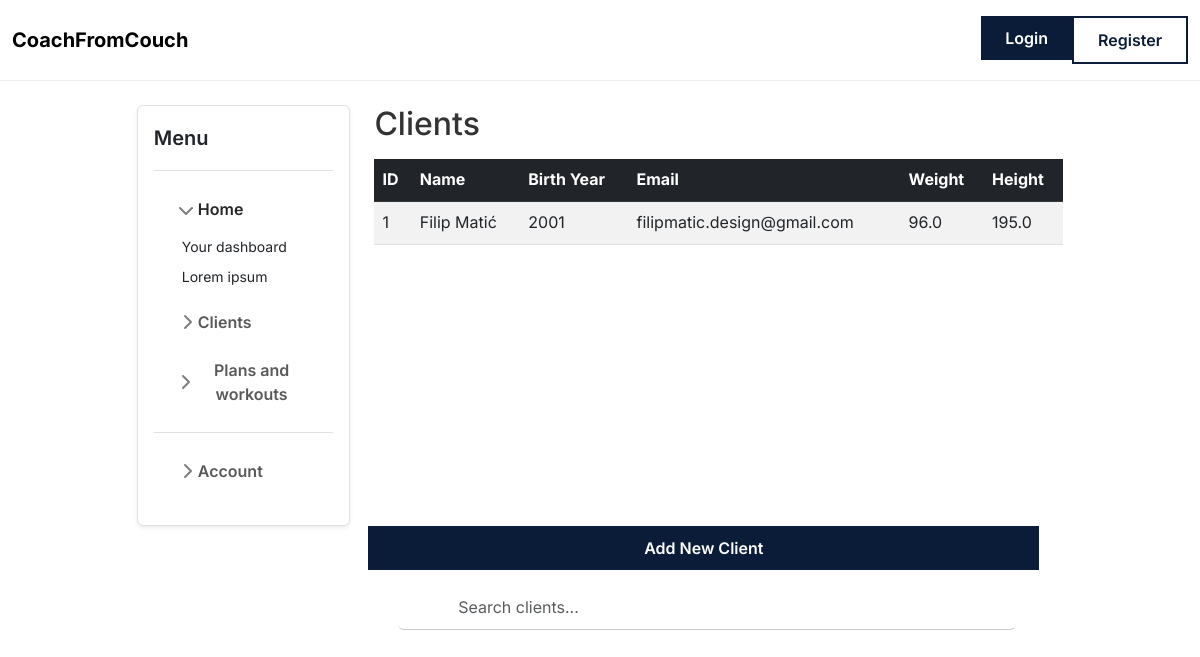
The app's page /clients with its own data.
### models.py (models this page shows, shortened)
class Client(db.Model):
    id = db.Column(db.Integer, primary_key=True)
    name = db.Column(db.String(100), nullable=False)
    email = db.Column(db.String(120), unique=True, nullable=False)
    age = db.Column(db.Integer)
    birthYear = db.Column(db.Integer)
    weight = db.Column(db.Float)
    height = db.Column(db.Float)
    notes = db.Column(db.Text)

### app.py (the view)
@app.route("/clients")
def clients():
    all_clients=Client.query.all()
    if request.args.get("json")=="1":
        return jsonify([{"id":c.id,"name":c.name} for c in all_clients])
    return render_template("clients.html", clients=all_clients)

### templates/clients.html (shortened to what this page needs)
{% extends "base.html" %} {% block content %}
<div class="container">
  <div class="row">
    {% include "trainer_sidebar.html" %}
    <div class="col-md-9">
      <h2>Clients</h2>
      <table class="table table-striped mt-3">
        <thead class="table-dark">
          <tr>
            <th>ID</th>
            <th>Name</th>
            <th>Birth Year</th>
            <th>Email</th>
            <th>Weight</th>
            <th>Height</th>
          </tr>
        </thead>
        <tbody>
          {% if clients %} {% for client in clients %}
          <tr>
            <td>{{ client.id }}</td>
            <td>{{ client.name }}</td>
            <td>{{ client.birthYear }}</td>
            <td>{{ client.email }}</td>
            <td>{{ client.weight }}</td>
            <td>{{ client.height }}</td>
          </tr>
          {% endfor %} {% else %}
          <tr>
            <td colspan="6" class="text-center">No clients found</td>
          </tr>
          {% endif %}
        </tbody>
      </table>
    </div>
    <div class="row">
      <div class="col-md-3"></div>
      <div class="col-md-9">
        <button
          type="button"
          class="btn btn-login btn-login-wide"
          data-bs-toggle="modal"
          data-bs-target="#addClientModal"
        >
          Add New Client
        </button>
      </div>
    </div>
      <div class="container search-container">
        <div class="row search-bar">
          <div class="col-md-3">
          </div>
          <div class="col-md-9">
            <input
              type="text"
              id="searchInput"
              class="form-control mb-3"
              placeholder="Search clients..."
            />
          </div>
        </div>
      </div>
    </div>
  </div>
</div>
{% endblock %}

### templates/base.html (shortened to what this page needs)
<!DOCTYPE html>
<html lang="en">
  <head>
    <link
      href="https://cdn.jsdelivr.net/npm/bootstrap@5.3.0/dist/css/bootstrap.min.css"
      rel="stylesheet"
    />
    <link href="https://cdn.jsdelivr.net/npm/fullcalendar@6.1.8/main.min.css" rel="stylesheet">
    <link rel="stylesheet" href="static\style.css" />
    <link
      rel="stylesheet"
      href="{{ url_for('static', filename='landing.css') }}?v=1"
    />
    <link
      rel="stylesheet"
      href="{{ url_for('static', filename='trainer_style.css') }}?v=1"
    />
    <link
      rel="stylesheet"
      href="{{ url_for('static', filename='login.css') }}?v=1"
    />
  </head>
  <body>
    <nav class="navbar navbar-expand-lg">
      <div class="container-fluid nav-container">
        <a class="navbar-brand" href="{{ url_for('index') }}">CoachFromCouch</a>
        <div class="collapse navbar-collapse">
          <ul class="navbar-nav ms-auto">
            {% if "user_id" in session %}
              {% if session["role"]=="trainer" %}
                <li class="nav-item">
                  <a class="nav-link" href="{{ url_for('logout') }}">Logout</a>
                </li>
              {% endif %}
              {% if session["role"]=="client" %}
                <li class="nav-item">
                  <a class="nav-link" href="{{ url_for('logout') }}">Logout</a>
                </li>
              {% endif %}
            {% else %}
              <li class="nav-item">
                <a href="{{ url_for('login') }}" class="btn btn-login">Login</a>
              </li>
              <li class="nav-item">
                <a href="{{ url_for('login') }}" class="btn btn-register">Register</a>
              </li>
              {% endif %}
            </ul>
          </div>
        </div>
    </nav>
    <div class="container mt-4">
       {% block content %}{% endblock %}
  </body>
</html>

### templates/trainer_sidebar.html (shortened to what this page needs)
<div class="col-md-3 sidebar">
    <div class="flex-shrink-0 p-3 bg-white border rounded shadow-sm">
      <a
        href="/"
        class="d-flex align-items-center pb-3 mb-3 link-dark text-decoration-none border-bottom"
      >
        <span class="fs-5 fw-semibold">Menu</span>
      </a>
      <ul class="list-unstyled ps-0">
      <li class="mb-1">
        <button class="btn btn-toggle align-items-center rounded collapsed" data-bs-toggle="collapse" data-bs-target="#home-collapse" aria-expanded="true">
          Home
        </button>
        <div class="collapse show" id="home-collapse">
          <ul class="btn-toggle-nav list-unstyled fw-normal pb-1 small">
            <li><a href="/trainer" class="link-dark rounded">Your dashboard</a></li>
            <li><a href="#" class="link-dark rounded">Lorem ipsum</a></li>
          </ul>
        </div>
      </li>
      <li class="mb-1">
        <button class="btn btn-toggle align-items-center rounded collapsed" data-bs-toggle="collapse" data-bs-target="#dashboard-collapse" aria-expanded="false">
          Clients
        </button>
      </li>
      <li class="mb-1">
        <button class="btn btn-toggle align-items-center rounded collapsed" data-bs-toggle="collapse" data-bs-target="#account-collapse" aria-expanded="false">
          Plans and workouts
        </button>
      </li>
      <li class="border-top my-3"></li>
      <li class="mb-1">
        <button class="btn btn-toggle align-items-center rounded collapsed" data-bs-toggle="collapse" data-bs-target="#account-collapse" aria-expanded="false">
          Account
        </button>
      </li>
    </ul>
    </div>
  </div>

### static/style.css (style rules this page uses)
body { margin: 0; font-family: 'Inter', sans-serif; color: #333; line-height: 1.6; }
.container { width: 90%; max-width: 1200px; margin: auto; }
.navbar { background: white; padding: 1rem 0; border-bottom: 1px solid #eee; }
.nav-container { display: flex; justify-content: space-between; align-items: center; }
html { height: -webkit-fill-available; }
.navbar-brand { font-weight: bold; }
.nav-container { text-align: right; }

### static/trainer_style.css (style rules this page uses)
.btn-toggle { display: inline-flex; align-items: center; padding: 0.25rem 0.5rem; font-weight: 600; color: rgba(0, 0, 0, 0.65); background-color: transparent; border: 0; }
.btn-toggle::before { width: 1.25em; line-height: 0; transition: transform 0.35s ease; transform-origin: 0.5em 50%; }
.btn-toggle[aria-expanded="true"] { color: rgba(0, 0, 0, 0.85); }
.btn-toggle[aria-expanded="true"]::before { transform: rotate(90deg); }
.btn-toggle-nav a { display: inline-flex; padding: 0.1875rem 0.5rem; margin-top: 0.125rem; margin-left: 1.25rem; text-decoration: none; }
.fw-semibold { font-weight: 600; }
.search-container { margin-top:15px; }
.form-control { width: 100%; box-sizing: border-box; border: none; border-bottom: 1px solid #ccc; font-size: 16px; background-color: none; background-size:contain; background-repeat: no-repeat; padding: 10px 10px 10px 60px; outline: none; }

### static/login.css (style rules this page uses)
.btn { padding: 10px 24px; font-size: 1rem; font-weight: 600; border-radius: 6px; border: none; cursor: pointer; transition: all 0.3s ease; }
.btn-login { background-color: #0b1c39; color: #ffffff; border-radius: 0; }
.btn-register { background-color: #ffff; color: #0b1c39; border: 2px solid #0b1c39; border-radius: 0; }
.btn-login-wide { width:100%; }

### records on screen
Client: id "1", name "Filip Matić", birthYear "2001", email "filipmatic.design@gmail.com", weight "96.0", height "195.0"
